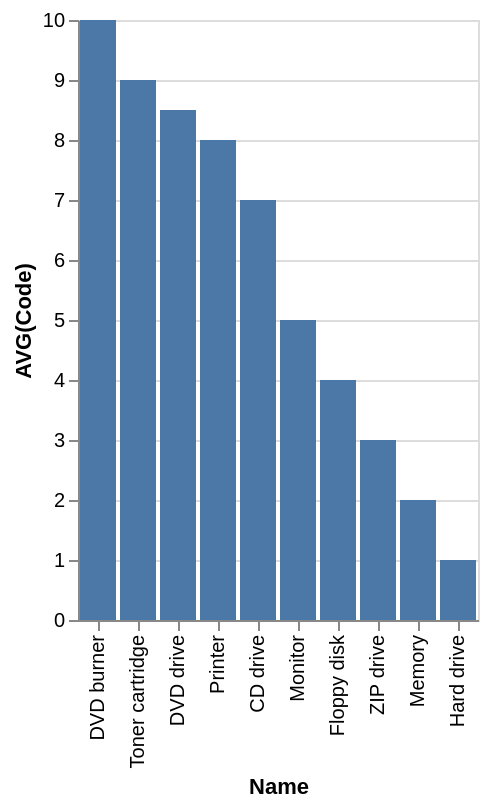

Here is the Vega-Lite specification saved for this chart:
### Vega-Lite specification from a JSON file in a GitHub repository (floating-point values rounded to 4 significant figures)
{"data": {"values": [{"x_data": "DVD burner", "y_data": 10}, {"x_data": "Toner cartridge", "y_data": 9}, {"x_data": "DVD drive", "y_data": 8.5}, {"x_data": "Printer", "y_data": 8}, {"x_data": "CD drive", "y_data": 7}, {"x_data": "Monitor", "y_data": 5}, {"x_data": "Floppy disk", "y_data": 4}, {"x_data": "ZIP drive", "y_data": 3}, {"x_data": "Memory", "y_data": 2}, {"x_data": "Hard drive", "y_data": 1}]}, "mark": "bar", "encoding": {"x": {"field": "x_data", "type": "nominal", "title": "Name", "sort": {"op": "sum", "field": "y_data", "order": "descending"}}, "y": {"field": "y_data", "type": "quantitative", "title": "AVG(Code)"}}}
